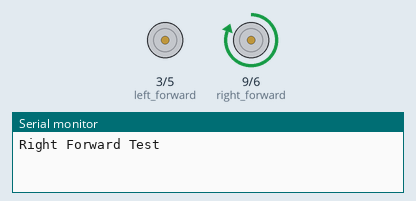
Bench run of a sketch on a simulated Arduino Uno, built with avr-gcc and run on an emulated ATmega328P. On the bench: motor-driver pin pairs drawn as motors (green arrow = first pin HIGH = forward, orange = second pin HIGH = backward, longer = more drive), the last lines printed to the serial monitor.

Above: at 1.0 s.
At 5.0 s:
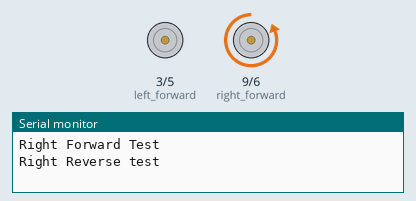
At 9.0 s:
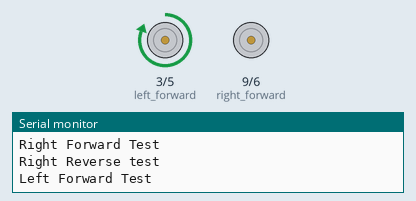
At 15.0 s:
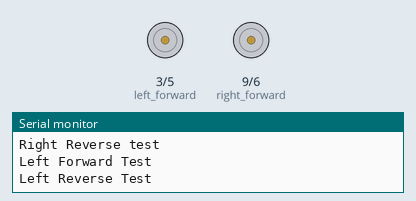
Timing chart, 0 to 20.8 s (numbered marks = the images above):
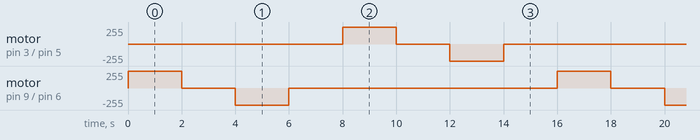

The sketch:

test-connections-digital-write.ino
```cpp
/*
Test that two motors can be driven both forward and reverse using PWM pins.
This runs the right motor forward for two seconds, then reverse.
Then the left motor moves forward, then reverse.
*/

int right_forward = 9;
int right_reverse = 6;
int left_forward = 3;
int left_reverse = 5;
int delay_time_on = 2000; // how long should each wheel turn?
int delay_time_off = 2000; // delay between tests
int power_level = 50;

void setup() {
  // Turn these pins on for PWM OUTPUT
  pinMode(right_forward, OUTPUT);
  pinMode(right_reverse, OUTPUT);
  pinMode(left_forward, OUTPUT);
  pinMode(left_reverse, OUTPUT);
  // turn all the motors off
  digitalWrite(right_forward, LOW);
  digitalWrite(right_reverse, LOW);
  digitalWrite(left_forward, LOW);
  digitalWrite(left_reverse, LOW);
  // for debugging.  The output will appear on the serial monitor
  // To open the serial monitor, click the magnafing glass icon in the upper right corner
  Serial.begin(9600);      // open the serial port at 9600 bps
}

void loop() {
  Serial.println("Right Forward Test");
  digitalWrite(right_forward, power_level);
  delay(delay_time_on);
  digitalWrite(right_forward, LOW);
  delay(delay_time_off);

  Serial.println("Right Reverse test");
  digitalWrite(right_reverse, HIGH);
  delay(delay_time_on);
  digitalWrite(right_reverse, LOW);
  delay(delay_time_off);

  Serial.println("Left Forward Test");
  digitalWrite(left_forward, HIGH);
  delay(delay_time_on);
  digitalWrite(left_forward, LOW);
  delay(delay_time_off);

  Serial.println("Left Reverse Test");
  digitalWrite(left_reverse, HIGH);
  delay(delay_time_on);
  digitalWrite(left_reverse, LOW);
  delay(delay_time_off);


}
```

Measured:
- by itself, motor on pin 3 (left_forward) / pin 5 (left_reverse), motor on pin 9 (right_forward) / pin 6 (right_reverse): repeats every 16.0 s: stopped 2.0 s, backward 255/255 2.0 s, stopped 10.0 s, forward 255/255 2.0 s
